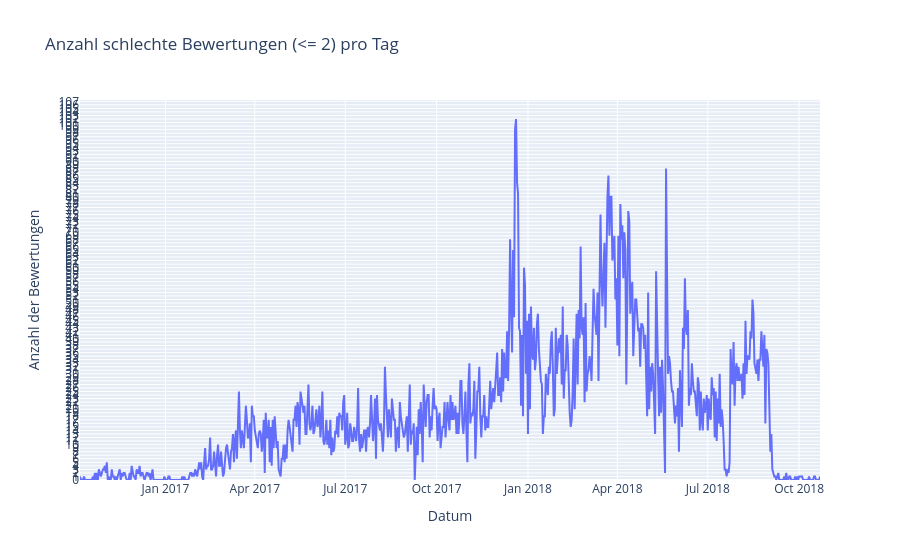

The cell this chart's notebook holds for it:
### Markdown cell above
### Anzahl schlechter Bewertungen pro Tag
Es gab drei Höhepunkte: 20.12.2017 mit 102 schlechte Bewertungen; 23.03.2018 mit 86 schlechte Bewertungen; 20.05.2018 mit 88 schlechte Bewertungen

### Code cell
plot_number_of_bad_reviews_per_day()

### Figure 1 — Plotly figure (JSON) as saved in the notebook; plotly's stock layout.template omitted (floating-point values rounded to 4 significant figures; data arrays with more than 128 entries replaced by an {"elided": "..."} marker saying what was removed)
{"data": [{"hovertemplate": "Datum=%{x}<br>Anzahl der Bewertungen=%{y}<extra></extra>", "legendgroup": "", "line": {"color": "#636efa", "dash": "solid"}, "marker": {"symbol": "circle"}, "mode": "lines", "name": "", "orientation": "v", "showlegend": false, "type": "scatter", "x": {"elided": "746 str values"}, "xaxis": "x", "y": {"elided": "746 int values"}, "yaxis": "y"}], "layout": {"legend": {"tracegroupgap": 0}, "title": {"text": "Anzahl schlechte Bewertungen (<= 2) pro Tag"}, "xaxis": {"anchor": "y", "domain": [0, 1], "title": {"text": "Datum"}}, "yaxis": {"anchor": "x", "domain": [0, 1], "dtick": 1, "rangemode": "tozero", "title": {"text": "Anzahl der Bewertungen"}}}}
